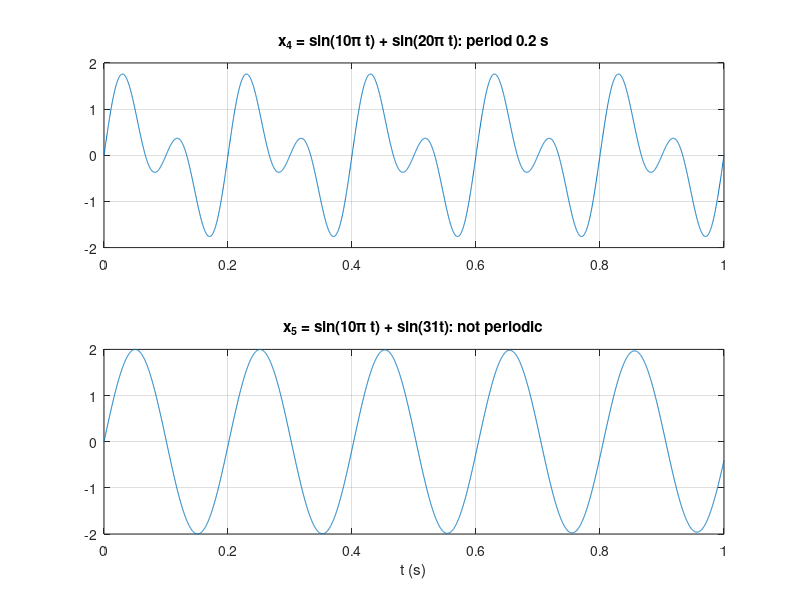

Recreate this plot in MATLAB. (Note: this script raises an error after producing the figure.)
% Signals and Systems — Periodic and Aperiodic Signals
%title: Is the Sum Periodic?
%ar-title: هل المجموع دوري؟
%lesson: ss-ch1-2
%course: signals-systems

%% Periods of the three sinusoids
%ar: T = 2π/ω. نضع ω لكل إشارة في متجه ونحسب الأزمنة دفعة واحدة.
w = [10*pi 20*pi 31];
T = 2*pi ./ w;
fprintf('T1 = %.4f, T2 = %.4f, T3 = %.4f s\n', T)

%% The ratio must be rational
%ar: المجموع دوري إذا كانت نسبة الزمنين عددًا كسريًا. rat يكتب العدد كسرًا p/q. النسبة الأولى 2/1 بالضبط. والثانية 31/(10π) فيها π فهي غير كسرية: rat لا يجد لها إلا كسرًا ضخمًا تقريبيًا.
r4 = T(1)/T(2); [p, q] = rat(r4);
fprintf('T1/T2 = %g = %d/%d -> periodic, T4 = %g s\n', r4, p, q, q*T(1))
r5 = T(1)/T(3); [p, q] = rat(r5, 1e-12);
fprintf('T1/T3 = 31/(10 pi) = %.10f: even to 12 digits it needs %d/%d -> not periodic\n', r5, p, q)
%check: abs(r4 - 2) < 1e-12

%% See it
%ar: x4 تتكرر كل 0.2 s، و x5 لا تتكرر أبدًا تمامًا.
t = linspace(0, 1, 4000);
x4 = sin(10*pi*t) + sin(20*pi*t); x5 = sin(10*pi*t) + sin(31*t);
subplot(2,1,1); plot(t, x4); grid on; title('x_4 = sin(10\pi t) + sin(20\pi t): period 0.2 s')
subplot(2,1,2); plot(t, x5); grid on; title('x_5 = sin(10\pi t) + sin(31t): not periodic'); xlabel('t (s)')

%% Discrete-time periods
%ar: المتقطعة: N = 2πk/ω0 ويجب أن يكون عددًا صحيحًا. للمجموع: المضاعف المشترك الأصغر lcm للزمنين: lcm(6, 8) = 24.
N1 = 2*pi/(pi/3); N2 = 2*pi/(pi/4);
N0 = lcm(round(N1), round(N2));
fprintf('N1 = %g, N2 = %g, N0 = %d\n', N1, N2, N0)
n = 0:100; x = cos(pi*n/3) + sin(pi*n/4);
fprintf('max |x[n+24] - x[n]| = %.2e\n', max(abs(x(1+24:end) - x(1:end-24))))
%check: N0 == 24

%%! Project idea: a periodicity tester
%ar: مشروع: دالة تأخذ ترددات زاوية لمجموعة جيبيات مستمرة وتقول هل المجموع دوري وتعطي زمنه. اختبرها على أمثلة الدرس.
period_of([10*pi 20*pi]); period_of([10*pi 31]); period_of([4 6]);

function period_of(w)
    T = 2*pi ./ w; T0 = T(1);
    for k = 2:numel(T)
        [p, q] = rat(T0/T(k), 1e-9);
        if abs(p/q - T0/T(k)) > 1e-9 || q > 1000, fprintf('w = [%s]: not periodic\n', num2str(w)); return, end
        T0 = q*T0;
    end
    fprintf('w = [%s]: periodic, T0 = %.4f s\n', num2str(w, '%.4g '), T0)
end
